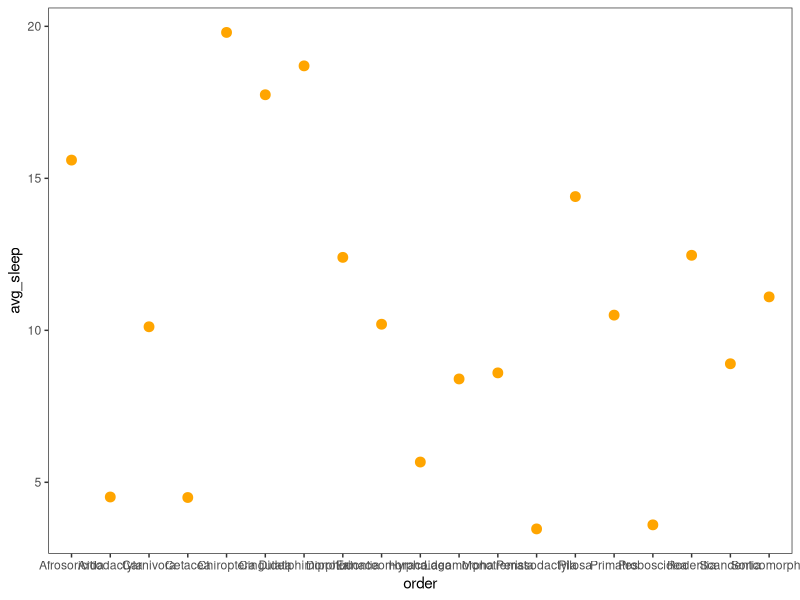
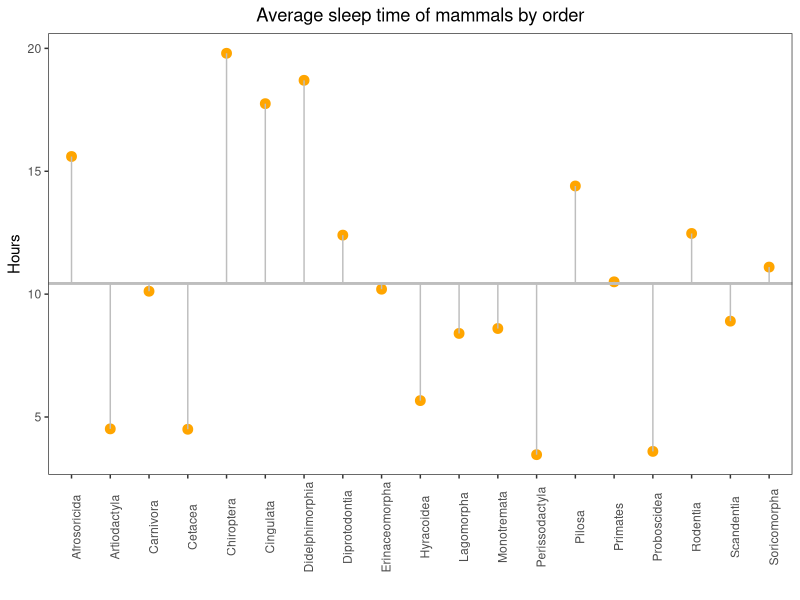
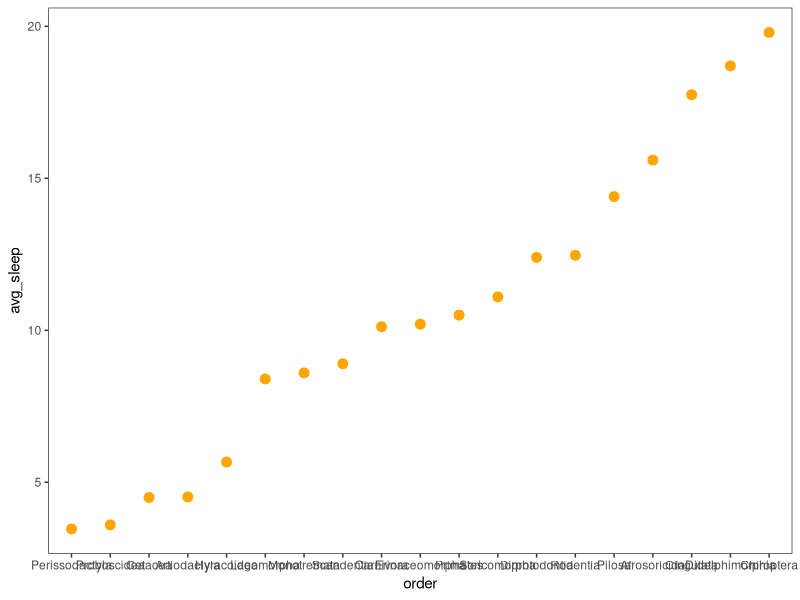
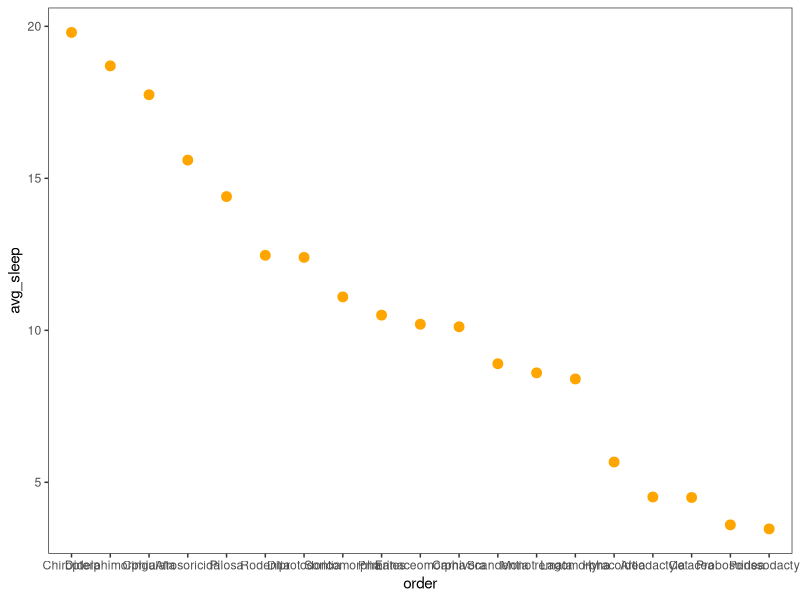
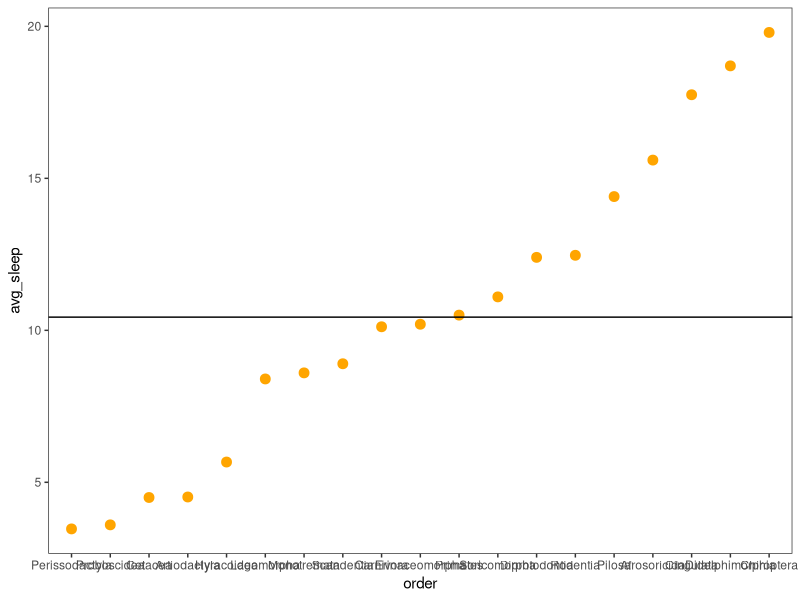
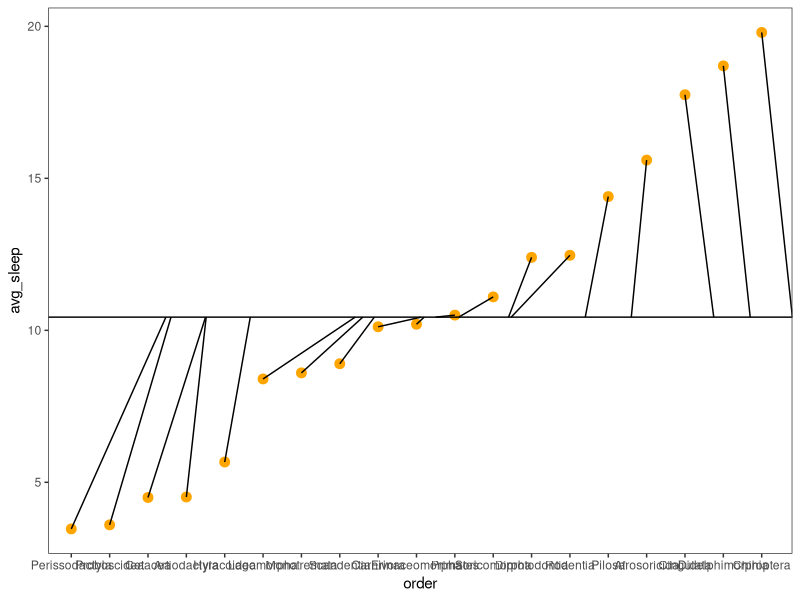
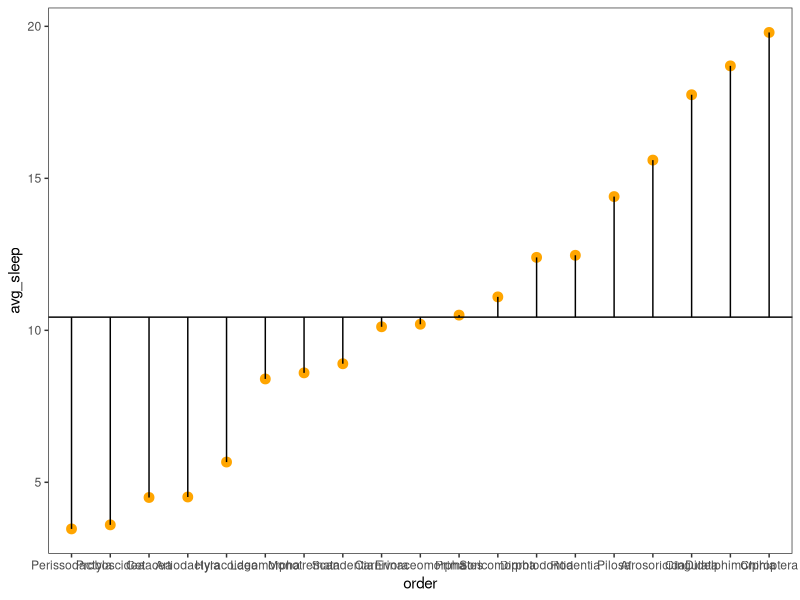
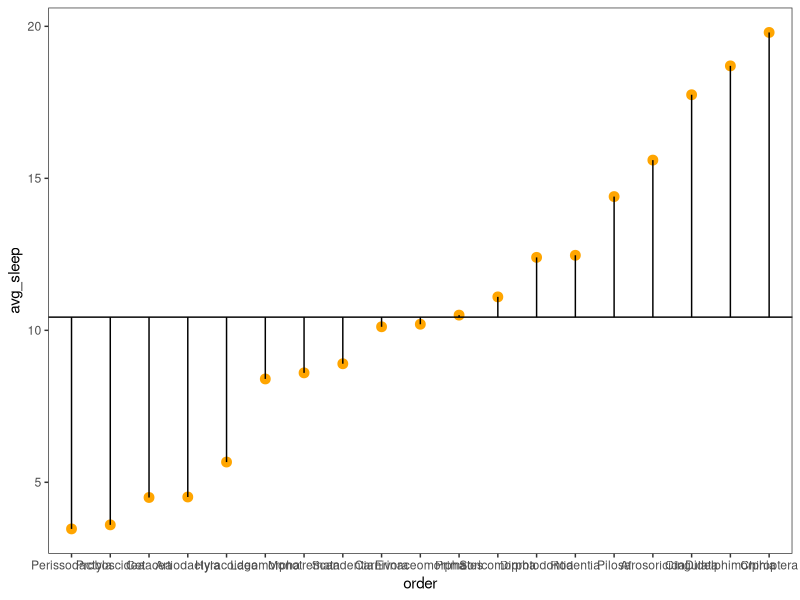

R code for these plots, in order:
library(tidyverse)
library(forcats)

View(msleep)
names(msleep)


msleep %>% 
  group_by(order) %>% 
  summarise(avg_sleep = mean(sleep_total)) %>% 
  View()

################################################################################
theme_set(theme_bw() +
            theme(panel.grid = element_blank()))
################################################################################
# panel.grid = element_blank() removes grid from the background


msleep %>% 
  group_by(order) %>% 
  summarise(avg_sleep = mean(sleep_total)) %>% 
  ggplot(aes(order, avg_sleep)) + 
  geom_point(size = 3, color = "orange")

msleep %>% 
  group_by(order) %>% 
  summarise(avg_sleep = mean(sleep_total)) %>% 
  ggplot(aes(order, avg_sleep)) + 
  geom_point(size = 3, color = "orange") +
  geom_hline(yintercept = mean(msleep$sleep_total),
             colour = "grey", size = 1) +
  geom_segment(aes(x = order, y = mean(msleep$sleep_total), 
                   xend = order, yend = avg_sleep),
               colour = "grey") +
  labs(title = "Average sleep time of mammals by order",
       x = "", y = "Hours") +
  theme(axis.text.x = element_text(angle = 90),
        plot.title = element_text(hjust = 0.5))



msleep %>% 
  group_by(order) %>% 
  summarise(avg_sleep = mean(sleep_total)) %>% 
  mutate(order = fct_reorder(order, avg_sleep)) %>% 
  ggplot(aes(order, avg_sleep)) + 
  geom_point(size = 3, color = "orange")

msleep %>% 
  group_by(order) %>% 
  summarise(avg_sleep = mean(sleep_total)) %>% 
  mutate(order = fct_reorder(order, avg_sleep)) %>% 
  mutate(order = fct_rev(order)) %>% 
  ggplot(aes(order, avg_sleep)) + 
  geom_point(size = 3, color = "orange")

msleep %>% 
  group_by(order) %>% 
  summarise(avg_sleep = mean(sleep_total)) %>% 
  mutate(order = fct_reorder(order, avg_sleep)) %>% 
  ggplot(aes(order, avg_sleep)) + 
  geom_point(size = 3, color = "orange") + 
  geom_hline(yintercept = mean(msleep$sleep_total))

msleep %>% 
  group_by(order) %>% 
  summarise(avg_sleep = mean(sleep_total)) %>% 
  mutate(order = fct_reorder(order, avg_sleep)) %>% 
  ggplot(aes(order, avg_sleep)) + 
  geom_point(size = 3, color = "orange") + 
  geom_hline(yintercept = mean(msleep$sleep_total)) +
  geom_segment(aes(xend = avg_sleep, yend = mean(msleep$sleep_total)))


msleep %>% 
  group_by(order) %>% 
  summarise(avg_sleep = mean(sleep_total)) %>% 
  mutate(order = fct_reorder(order, avg_sleep)) %>% 
  ggplot(aes(order, avg_sleep)) + 
  geom_point(size = 3, color = "orange") + 
  geom_hline(yintercept = mean(msleep$sleep_total)) +
  geom_segment(aes(xend = order, yend = mean(msleep$sleep_total)))

msleep %>% 
  group_by(order) %>% 
  summarise(avg_sleep = mean(sleep_total)) %>% 
  mutate(order = fct_reorder(order, avg_sleep)) %>% 
  ggplot(aes(order, avg_sleep)) + 
  geom_point(size = 3, color = "orange") + 
  geom_hline(yintercept = mean(msleep$sleep_total)) +
  geom_segment(aes(x = order, y = mean(msleep$sleep_total), 
                   xend = order, yend = avg_sleep))

msleep %>% 
  group_by(order) %>% 
  summarise(avg_sleep = mean(sleep_total)) %>% 
  mutate(order = fct_reorder(order, avg_sleep)) %>% 
  ggplot(aes(order, avg_sleep)) + 
  geom_point(size = 3, color = "orange") + 
  geom_hline(yintercept = mean(msleep$sleep_total), size = 1) +
  geom_segment(aes(x = order, y = mean(msleep$sleep_total), 
                   xend = order, yend = avg_sleep), size = 1)

msleep %>% 
  group_by(order) %>% 
  summarise(avg_sleep = mean(sleep_total)) %>% 
  mutate(order = fct_reorder(order, avg_sleep)) %>% 
  ggplot(aes(order, avg_sleep)) + 
  geom_point(size = 3, color = "orange") + 
  geom_hline(yintercept = mean(msleep$sleep_total),
             colour = "grey", size = 1) +
  geom_segment(aes(x = order, y = mean(msleep$sleep_total), 
                   xend = order, yend = avg_sleep),
               colour = "grey")

msleep %>% 
  group_by(order) %>% 
  summarise(avg_sleep = mean(sleep_total)) %>% 
  mutate(order = fct_reorder(order, avg_sleep)) %>% 
  ggplot(aes(order, avg_sleep)) + 
  geom_point(size = 3, color = "orange") + 
  geom_hline(yintercept = mean(msleep$sleep_total),
             colour = "grey", size = 1) +
  geom_segment(aes(x = order, y = mean(msleep$sleep_total), 
                   xend = order, yend = avg_sleep),
               colour = "grey") +
  theme(axis.text.x = element_text(angle = 90))

msleep %>% 
  group_by(order) %>% 
  summarise(avg_sleep = mean(sleep_total)) %>% 
  mutate(order = fct_reorder(order, avg_sleep)) %>% 
  ggplot(aes(order, avg_sleep)) + 
  geom_point(size = 3, color = "orange") + 
  geom_hline(yintercept = mean(msleep$sleep_total),
             colour = "grey", size = 1) +
  geom_segment(aes(x = order, y = mean(msleep$sleep_total), 
                   xend = order, yend = avg_sleep),
               colour = "grey") +
  labs(title = "Average sleep time of mammals by order",
       x = "", y = "Hours") +
  theme(axis.text.x = element_text(angle = 90))
  
msleep %>% 
  group_by(order) %>% 
  summarise(avg_sleep = mean(sleep_total)) %>% 
  mutate(order = fct_reorder(order, avg_sleep)) %>% 
  ggplot(aes(order, avg_sleep)) + 
  geom_point(size = 3, color = "orange") + 
  geom_hline(yintercept = mean(msleep$sleep_total),
             colour = "grey", size = 1) +
  geom_segment(aes(x = order, y = mean(msleep$sleep_total), 
                   xend = order, yend = avg_sleep),
               colour = "grey") +
  labs(title = "Average sleep time of mammals by order",
       x = "", y = "Hours") +
  theme(axis.text.x = element_text(angle = 90),
        plot.title = element_text(hjust = 0.5))






